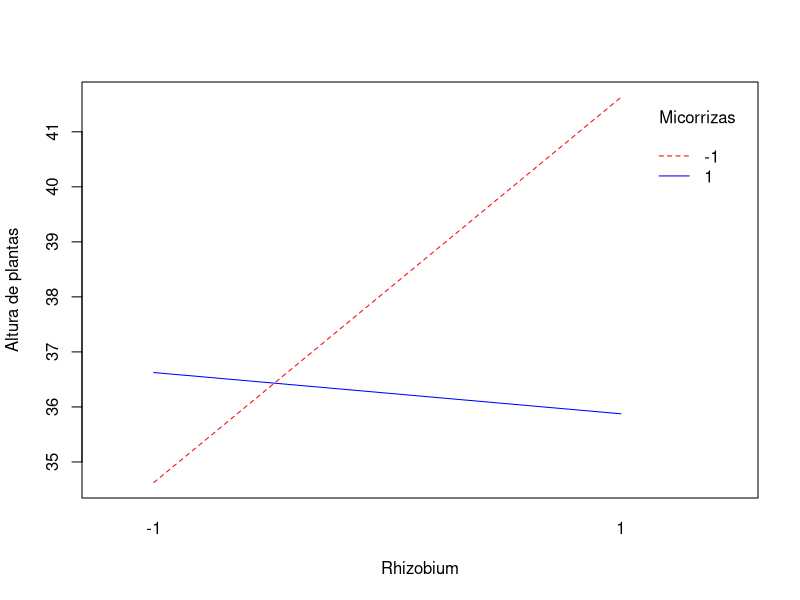
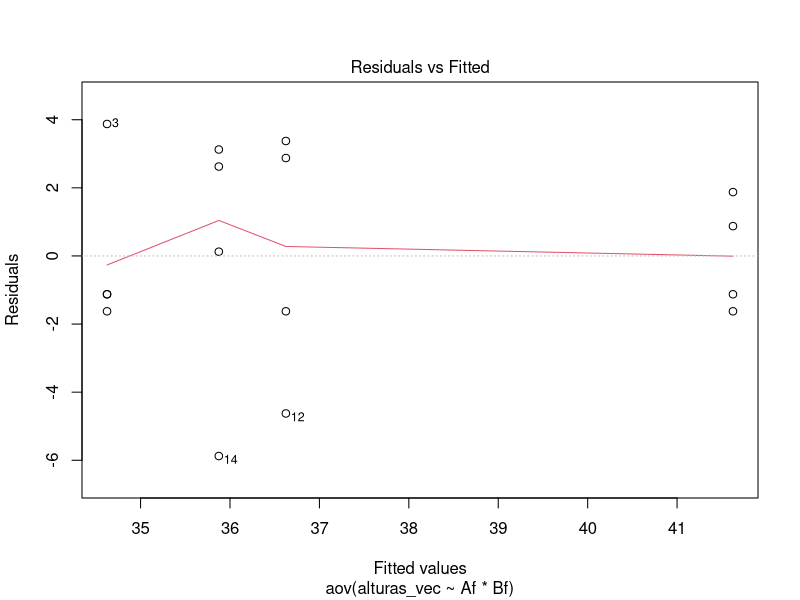
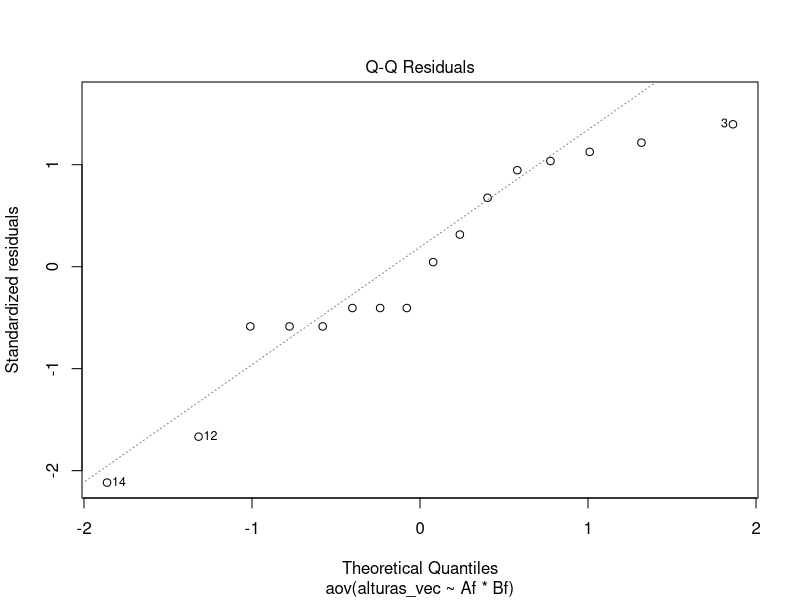

Generate these figures, in order, with R: (Note: this script raises an error after producing the figures.)
#se realizó un experimento de laboratorio para estudiar la
#influencia del fósforo, el nitrógeno y el carbono en la regulación del
#crecimiento del alga Microcystis aeruginosa. La respuesta fué la po-
#blación algal medida espectrofotométricamente en unidades de absor-
#bancia. Se hicieron dos repeticiones del experimento completamente
#al azar. Los datos se reportan en la siguientes tablas

# Datos de alturas de plantas
alturas <- c(33.0, 33.5, 38.5, 33.5, 40.0, 43.5, 42.5, 40.5,
             40.0, 39.5, 35.0, 32.0, 38.5, 30.0, 36.0, 39.0)

# Crear la matriz de datos
alturas_mat <- matrix(alturas, nrow = 4, byrow = TRUE)
dimnames(alturas_mat) <- list(c("(1)", "a", "b", "ab"), # Nombres de filas
                              c("Rep1", "Rep2", "Rep3", "Rep4")) # Nombres de columnas
alturas_mat

# Asignar niveles de factores
rhizobium <- rep(c("Sin inóculo", "Con inóculo"), each = 4)
micorrizas <- rep(c("Sin inóculo", "Con inóculo"), times = 4)

# Calcular totales por tratamiento
totales <- apply(alturas_mat, 1, sum)
totales

# Estimar efectos
A <- rep(c(-1, 1), 2) # Signos de A (rhizobium)
B <- c(-1, -1, 1, 1) # Signos de B (micorrizas)
AB <- A * B # Signos de AB (interacción)

r <- 4 # Número de réplicas

# Efectos promedio
A_efecto <- (totales %*% A) / (2 * r)
B_efecto <- (totales %*% B) / (2 * r)
AB_efecto <- (totales %*% AB) / (2 * r)

# Resumen de efectos
efectos <- t(totales) %*% cbind(A, B, AB) / (2 * r)
resumen <- rbind(cbind(A, B, AB), efectos)
dimnames(resumen)[[1]] <- c(dimnames(alturas_mat)[[1]], "efecto")
resumen

# Ajuste del modelo ANOVA
alturas_vec <- c(t(alturas_mat)) # Vector de alturas
Af <- rep(as.factor(A), rep(r, 4)) # Factor A (rhizobium)
Bf <- rep(as.factor(B), rep(r, 4)) # Factor B (micorrizas)
options(contrasts = c("contr.sum", "contr.poly")) # Contraste de suma a cero y polinomial

# Modelo ANOVA
modelo <- aov(alturas_vec ~ Af * Bf) # Modelo con interacción
summary(modelo) # Resumen del modelo ANOVA

# Pruebas de comparaciones múltiples
TukeyHSD(modelo, 'Af') # Comparaciones múltiples para Rhizobium
TukeyHSD(modelo, 'Bf') # Comparaciones múltiples para Micorrizas
TukeyHSD(modelo, 'Af:Bf') # Comparaciones múltiples para la interacción

# Gráficos de interacción
interaction.plot(x.factor = Af, trace.factor = Bf,
                 response = alturas_vec, fun = mean,
                 xlab = "Rhizobium", ylab = "Altura de plantas",
                 trace.label = "Micorrizas", col = c("red", "blue"))

# Gráfico de residuos
plot(modelo, which = 1:2) # Gráficos de residuos vs. ajustados y normal Q-Q

# Supuestos del modelo
shapiro.test(residuals(modelo)) # Prueba de normalidad de residuos
leveneTest(alturas_vec ~ Af * Bf) # Prueba de homogeneidad de varianzas